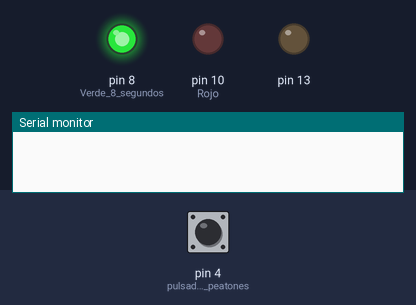
Simulated run of this sketch. Board: Arduino Uno, built with avr-gcc and run on an emulated ATmega328P. On the bench: output pins drawn as LEDs (lit = HIGH), the last lines printed to the serial monitor. The test bench sets the inputs (shaded band); at power-on: pin 4 (pulsador_peatones) LOW. Pins used as bus, display or sensor lines are not drawn.

Above: at 1.2 s.
1.3 s: pin 4 (pulsador_peatones) pulled HIGH for 0.15 s
At 2.7 s:
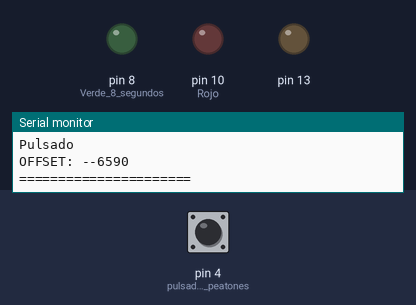
At 4.8 s:
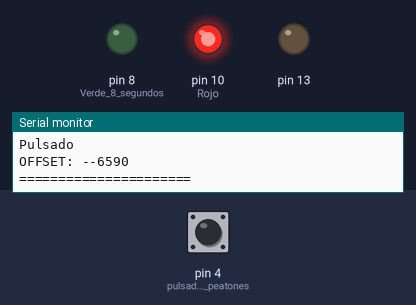
Timing chart, 0 to 6.3 s (numbered marks = the images above; inputs shaded):
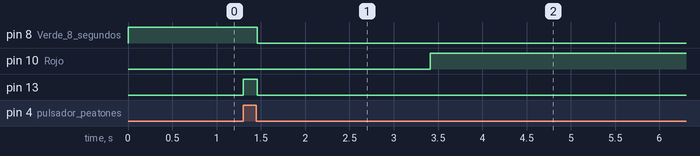

The sketch:

semaforo_tiempo_ejercicio9BIS_pulsadores.ino
```cpp
// defino una variable

unsigned long tiempo=0; // cuenta de tiempo
unsigned long temp=0; // ciclo del semaforo
unsigned long offset=0; // valor de temporizador offset
int estado=0; // 0 --verde, 1 -- amarillo, 2 -- rojo
int estadoAnterior=0; // al empezar el loop el estado que teníaen el loop anterior
int i; // contador de proposito general para BUCLES.

// ==========================
// programa principal ARDUINO
// ==========================

void setup()
{
  pinMode(8, OUTPUT); // Verde 8 segundos
  pinMode(9, OUTPUT); // Amarillo durante 2 segundos
  pinMode(10, OUTPUT); // Rojo, durante 8 segundos
  pinMode(13, OUTPUT);
  pinMode(4,INPUT); // pulsador peatones
  Serial.begin(9600); // Envío de datos a la placa
}

void loop()
{

  tiempo = millis(); // milisegundos desde que se encendió la placa

  temp = tiempo%18000; // cuenta cíclica del tiempo. Resto de la división entre 18000
  // Cuando tiempo llegue a 18001, tempo volverá a ser cero.

  // condicional numérica
  if (digitalRead(4)==HIGH && estado==0) { // si pulso el botón y está en verde
      digitalWrite(13,HIGH); // Enciendo lED de la placa
      delay(25);
        if (digitalRead(4)==HIGH) {
          Serial.println("Pulsado");
          offset=8000-temp;
          Serial.println("OFFSET: --"+ String(offset));
          Serial.println("======================");
          digitalWrite(13,LOW);
        }
  }

  estado=(temp+offset>8000 && temp+offset<=10000)+2*(temp+offset>10000); // paréntesis ciertos valen 1 y los falsos 0
  if (estado==0 && estadoAnterior==2) {
     offset=0;
  } // cuando pasa del estado 2 al 0, el parámetro offset debe volver a cero.

  // ejecuto la función encender
  encender();

  // delay(100); // --> ANULADO // retraso de cada milisegundo ¡¡Ya no me hace falta!!

  estadoAnterior = estado; // calcula el estado al terminar el proceso, que será el anterior para el siguiente
}

// ==================================
// funciones definidas por el usuario
// ==================================

void encender() {
  // como "estado" e "i" es una variable global, no es necesario pasarla a la función
  for (i=0;i<=2;i++) {
     if(i==estado && i!=1) {digitalWrite(8+i,HIGH); } else {digitalWrite(8+i,LOW);}
     if(estado==1 && i==1) {digitalWrite(9,((temp+offset)/250)%2);}
  }
}
```

Measured:
- after the input at 1.3 s, pin 8 (Verde_8_segundos): HIGH → LOW after 0.16 s instead of 6.7 s; pin 10 (Rojo): LOW → HIGH after 2.1 s instead of 8.7 s; pin 13: LOW → HIGH at once, → LOW 0.16 s later
